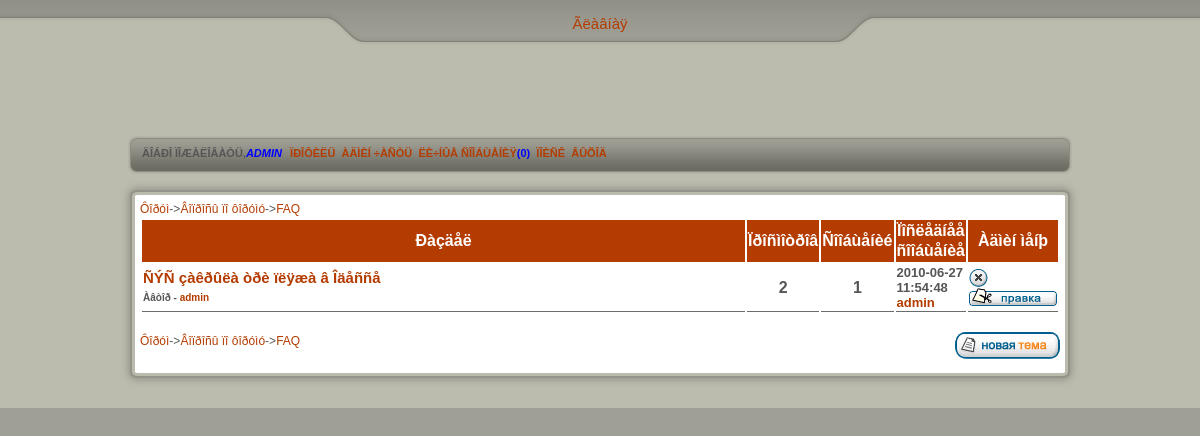
The page /viewforum.php?t=1&s=3 (signed in) on the database its author committed.
### tables this page shows
CREATE TABLE IF NOT EXISTS `global_theme` (
  `id_global_theme` int(2) NOT NULL AUTO_INCREMENT,
  `name` char(40) NOT NULL,
  `hidden` tinyint(1) NOT NULL,
  PRIMARY KEY (`id_global_theme`)
);

CREATE TABLE IF NOT EXISTS `theme` (
  `id_theme` tinyint(2) NOT NULL AUTO_INCREMENT,
  `id_global_theme` tinyint(2) NOT NULL,
  `name` char(40) NOT NULL,
  PRIMARY KEY (`id_theme`)
);

CREATE TABLE IF NOT EXISTS `sub_theme` (
  `id_sub_theme` smallint(2) NOT NULL AUTO_INCREMENT,
  `id_theme` smallint(2) NOT NULL,
  `id_user` smallint(5) NOT NULL,
  `name` char(200) NOT NULL,
  `data` datetime NOT NULL,
  `watchings` int(5) NOT NULL,
  `locked` tinyint(1) NOT NULL,
  `attached` smallint(1) NOT NULL,
  PRIMARY KEY (`id_sub_theme`)
);

CREATE TABLE IF NOT EXISTS `users` (
  `id_user` int(10) NOT NULL AUTO_INCREMENT,
  `login` char(20) NOT NULL,
  `password` char(25) NOT NULL,
  `admin` smallint(1) NOT NULL,
  `sex` char(10) NOT NULL,
  `age` smallint(2) NOT NULL,
  `avatar` text NOT NULL,
  `email` char(25) NOT NULL,
  `icq` varchar(10) NOT NULL,
  `themes` int(5) NOT NULL,
  `texts` int(7) NOT NULL,
  `status` char(20) NOT NULL,
  `podpis` char(200) NOT NULL,
  `date` datetime NOT NULL,
  `last_enter` datetime NOT NULL,
  `ban` smallint(1) NOT NULL DEFAULT '0',
  `online` smallint(1) NOT NULL DEFAULT '0',
  `reputation` mediumint(5) NOT NULL,
  PRIMARY KEY (`id_user`)
);

CREATE TABLE IF NOT EXISTS `message` (
  `id_message` int(11) NOT NULL AUTO_INCREMENT,
  `id_sub_theme` smallint(6) NOT NULL,
  `id_user` smallint(6) NOT NULL,
  `text` text NOT NULL,
  `file` text NOT NULL,
  `data` datetime NOT NULL,
  PRIMARY KEY (`id_message`)
);

### viewforum.php (the view, shortened to what this page needs)
<?php
include "header.php";
include "menu.php";
$theme = $_GET['t'];
$sub_theme = $_GET['s'];
include "table_head.php";
if (isset($theme) && !isset($sub_theme))
{
$show_theme = mysql_query("SELECT theme.id_theme,theme.name from theme where theme.id_global_theme='$theme'");
$show_theme_a = mysql_fetch_array($show_theme);
$col = mysql_num_rows($show_theme);
if ($col == 0) echo "<table><p class='nothemes'>Òåì íåòó</p></table>";
else
do
{
    $show_sub_theme = mysql_query("SELECT * from sub_theme where sub_theme.id_theme='$sub_theme'");
    $show_sub_theme_a = mysql_fetch_array($show_sub_theme);
    $count_pages = mysql_query("SELECT count(text) as c from message where id_sub_theme =".$show_sub_theme_a['id_sub_theme']."");
    $count_pages_a = mysql_fetch_array($count_pages);
    $count_ = $count_pages_a['c'];
    $k = ceil($count_ / 10) - 1;
    if ($count_pages_a['c'] == 0) $k = 0;
    echo "<tr><td class='themes_'><a href='viewforum.php?s=".$show_theme_a['id_theme']."&t=".$theme."'>".$show_theme_a['name']."</a></td>";
    $count_themes = mysql_query("SELECT count(id_sub_theme) from sub_theme,theme where theme.id_theme=sub_theme.id_theme and theme.id_theme=".$show_theme_a['id_theme']."");
    $count_themes_a = mysql_fetch_array($count_themes);
    $count_mess = mysql_query("SELECT count(id_message) from message,sub_theme,theme where message.id_sub_theme=sub_theme.id_sub_theme and sub_theme.id_theme = theme.id_theme and theme.id_theme=".$show_theme_a['id_theme']."");
    $count_mess_a = mysql_fetch_array($count_mess);
    $last_mess = mysql_query("SELECT sub_theme.name,message.data,users.login,sub_theme.id_sub_theme,users.id_user from message,sub_theme,theme,users where
                              message.id_sub_theme=sub_theme.id_sub_theme and message.id_user=users.id_user
                              and sub_theme.id_theme=theme.id_theme
                              and theme.id_theme=".$show_theme_a['id_theme']." order by message.data limit 1");
    $last_mess_a = mysql_fetch_array($last_mess);
     $selected_theme = mysql_query("SELECT * FROM theme,sub_theme where sub_theme.id_sub_theme = ".$last_mess_a['id_sub_theme']." and sub_theme.id_theme = theme.id_theme");
    $selected_theme_a = mysql_fetch_array($selected_theme);
    echo "<td class='td_themes'>".$count_themes_a['count(id_sub_theme)']."</td>";
    echo "<td class='td_themes'>".$count_mess_a['count(id_message)']."</td>";
    echo "<td class='last_mess'><a href='viewtopic.php?g=".$_GET['t']."&s=".$selected_theme_a['id_theme']."&t=".$last_mess_a['id_sub_theme']."&page=0&k=".$k."&add=1' title='".$last_mess_a['name']."'>";
    if (mysql_num_rows($last_mess) != 0)
    {
        $select_vote = mysql_query("SELECT * from vote_id_sub_theme where id_sub_theme = ".$last_mess_a['id_sub_theme']."");
         $half_mess = explode(" ",$last_mess_a['name']);
        echo "<img src='images/thm.gif'> ";
        if (mysql_num_rows($select_vote) > 0  ) echo "Îïðîñ: ";
            for($i = 0; $i < 5; $i ++) echo "".$half_mess[$i]." ";
            if (count($half_mess) > 5) echo "...";
        echo "</a><br/>".$last_mess_a['data']."<br><a href='viewprofile.php?user=".$last_mess_a['id_user']."'>".$last_mess_a['login']."</a></td>";
   }
    if ($_SESSION['moderator'] == 1) echo "<td class=last_mess><a href=delete_theme.php?s=".$show_theme_a['id_theme']."&t=".$_GET['t']."><img title='Óäàëèòü' src='images/delete_mess.gif'></a><br>
    <a href=change_theme.php?s=".$show_theme_a['id_theme']."&t=".$_GET['t']."><img src='images/icon_edit.gif' title='Ïðàâèòü'></a></td>";
}
while ($show_theme_a = mysql_fetch_array($show_theme));
}
else
 if (isset($sub_theme) && isset($theme))
 {
$show_path_global = mysql_query("SELECT name,id_global_theme from global_theme where id_global_theme='$theme'");
$show_path_global_a = mysql_fetch_array($show_path_global);
$show_path_theme = mysql_query("SELECT name from theme where theme.id_theme='$sub_theme'");
$show_path_theme_a = mysql_fetch_array($show_path_theme);
echo "<a href='index.php'>Ôîðóì</a>->";
    echo "<a href='viewforum.php?t=".$show_path_global_a['id_global_theme']."'>".$show_path_global_a['name']."</a>";
    echo "<a href='viewforum.php?s=".$sub_theme."&t=".$theme."'>".$show_path_theme_a['name']."</a>";
$show_sub_theme = mysql_query("SELECT * from sub_theme where sub_theme.id_theme='$sub_theme' order by data desc");
$show_sub_theme_a = mysql_fetch_array($show_sub_theme);
$col = mysql_num_rows($show_sub_theme);
if ($col == 0) echo "<table><p class='nothemes'>Òåì íåòó</p></table>";
else
do
{
    $count_pages = mysql_query("SELECT count(text) as c from message where id_sub_theme =".$show_sub_theme_a['id_sub_theme']."");
    $count_pages_a = mysql_fetch_array($count_pages);
    $count_ = $count_pages_a['c'];
    $k = ceil($count_ / 10) - 1;
    $select_login = mysql_query ("SELECT login from users where id_user = ".$show_sub_theme_a['id_user']."");
    $select_login_a = mysql_fetch_array($select_login);
    echo "<tr><td class='themes_small'><a href='viewtopic.php?g=".$_GET['t']."&s=".$_GET['s']."&t=".$show_sub_theme_a['id_sub_theme']."&page=0&k=".$k."&add=1'>";
    $select_vote = mysql_query("SELECT * from vote_id_sub_theme where id_sub_theme = ".$show_sub_theme_a['id_sub_theme']."");
    if (mysql_num_rows($select_vote) > 0 )
    echo "<span style=color:gray>Îïðîñ: </span>".$show_sub_theme_a['name']."</a><br><span class='icq'>Àâòîð - <a href='viewprofile.php?user=".$show_sub_theme_a['id_user']."'>".$select_login_a['login']."</a></span></td>";
    else echo "".$show_sub_theme_a['name']."</a><br><span class='icq'>Àâòîð - <a href='viewprofile.php?user=".$show_sub_theme_a['id_user']."'>".$select_login_a['login']."</a></span></td>";
    $count_mess = mysql_query("SELECT count(id_message) from message,sub_theme where message.id_sub_theme=sub_theme.id_sub_theme and sub_theme.id_sub_theme=".$show_sub_theme_a['id_sub_theme']."");
    $count_mess_a = mysql_fetch_array($count_mess);
    $last_mess = mysql_query("SELECT message.data,users.login,sub_theme.id_sub_theme,users.id_user from message,sub_theme,users where
                              message.id_sub_theme=sub_theme.id_sub_theme and message.id_user=users.id_user
                              and sub_theme.id_sub_theme=".$show_sub_theme_a['id_sub_theme']."  order by message.data limit 1");
    $last_mess_a = mysql_fetch_array($last_mess);
    echo "<td class=td_themes>".$show_sub_theme_a['watchings']."</td>";
    echo "<td class='td_themes'>".$count_mess_a['count(id_message)']."</td>";
    echo "<td class='last_mess'>".$last_mess_a['data']."<br><a href='viewprofile.php?user=".$last_mess_a['id_user']."'>".$last_mess_a['login']."</a></td>";
    if ($_SESSION['moderator'] == 1) echo "<td class=last_mess><a href=delete_sub_theme.php?t=".$show_sub_theme_a['id_sub_theme']."&s=".$_GET['s']."&g=".$_GET['t']."><img title='Óäàëèòü' src='images/delete_mess.gif'></a><br>
    <a href=change_sub_theme.php?t=".$show_sub_theme_a['id_sub_theme']."&s=".$_GET['s']."&g=".$_GET['t']."><img src='images/icon_edit.gif' title='Ïðàâèòü'></a></td>";
}
while ($show_sub_theme_a = mysql_fetch_array($show_sub_theme));
}
include "table_foot.php";
if (isset($sub_theme) && !isset($theme))
{
echo "<br><br><a href='index.php'>Ôîðóì</a>->";
    echo "<a href='viewforum.php?t=".$show_path_global_a['id_global_theme']."'>".$show_path_global_a['name']."</a>";
    echo "->";
    echo "aasd<a href='viewforum.php?s=".$sub_theme."'>".$show_path_theme_a['name']."</a>";
}
else
if (isset($theme) && !isset($sub_theme))
{
echo "<a href='index.php'>Ôîðóì</a>->";
    echo "<a href='viewforum.php?t=".$show_path_global_a['id_global_theme']."'>".$show_path_global_a['name']."</a>";
}
else
 if (isset($sub_theme) && isset($theme))
 {
echo "<br><a href='index.php'>Ôîðóì</a>->";
    echo "<a href='viewforum.php?t=".$show_path_global_a['id_global_theme']."'>".$show_path_global_a['name']."</a>";
    echo "->";
    echo "<a href='viewforum.php?s=".$sub_theme."&t=".$theme."'>".$show_path_theme_a['name']."</a>";
}
if ($_SESSION['enter'] == 1 && isset($sub_theme) && isset($theme))
echo "<span class=new_theme><a href='add_sub_theme.php?t=".$theme."&s=".$sub_theme."'><img src=images/new_sub_theme.gif></a></span><br><br>";
?>

### css/style.css (style rules this page uses)
a:link, a:visited { color: #b43c01; text-decoration: none; }
body, th { line-height: 150%; font-family: tahoma, sans-serif; color: #565656; font-size: 12px; }
body { background: #9f9f95; padding: 0; margin: 0; }
a img { border: 0; }
tr { line-height: 150%; font-family: tahoma, sans-serif; color: #565656; font-size: 12px; }
td { text-align: center; font-size: 15px; line-height: 20px; text-align: left; font-family: tahoma, sans-serif; border-bottom: outset; border-bottom-color: silver; border-bottom-width: 1px ; #border-right: solid; font-size: medium; font-weight: bold; }
.td_themes { text-align: center; }
.last_mess { font-size: small; text-align: left; line-height: normal; width: 2px; }
.icq { color:#565656; font-size: 10px; }
.new_theme { text-align: right; float: right; }
.themes_small { width: 100%; font-size: 15px; }

### rows shown on the page
global_theme: name "Âîïðîñû ïî ôîðóìó"
theme: name "FAQ"
sub_theme: name "ÑÝÑ çàêðûëà òðè ïëÿæà â Îäåññå", watchings "2"
users: login "admin"
message: data "2010-06-27 11:54:48", id_user.login "admin"

### other values the page prints
$_SESSION['username'] "ADMIN"
$selected_user_private_mess_a['count(text)'] "0"
$count_mess_a['count(id_message)'] "1"
